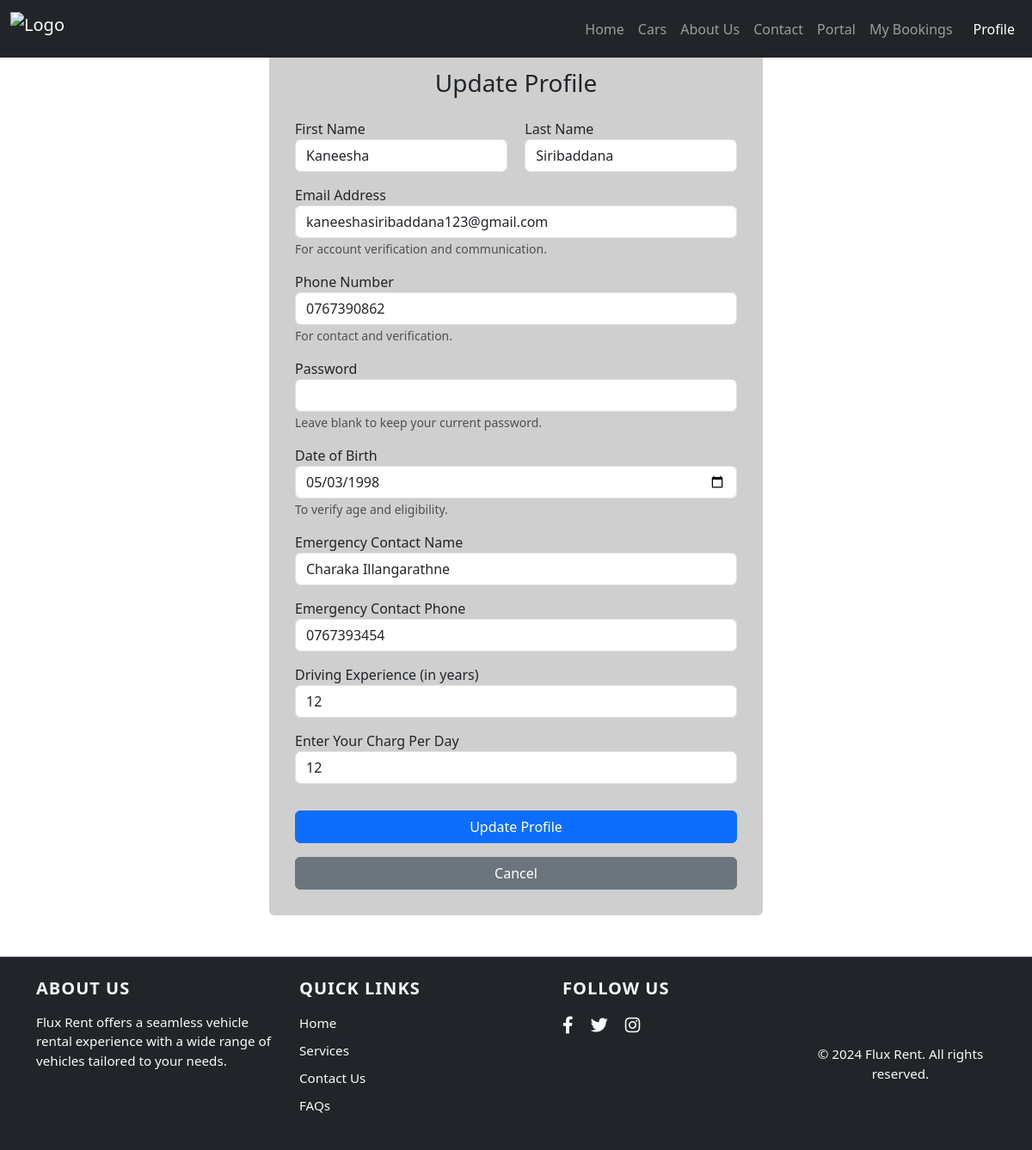
The app's page /update-profile.php (signed in) with its own data.
### tables this page shows
CREATE TABLE `vehicle_drivers` (
  `id` int(11) NOT NULL,
  `first_name` varchar(50) NOT NULL,
  `last_name` varchar(50) NOT NULL,
  `email` varchar(100) NOT NULL,
  `phone` varchar(15) NOT NULL,
  `password` varchar(255) NOT NULL,
  `dob` date NOT NULL,
  `emergency_contact_name` varchar(100) NOT NULL,
  `emergency_contact_phone` varchar(15) NOT NULL,
  `driving_experience` int(11) NOT NULL,
  `charg_per_day` int(50) NOT NULL,
  `created_at` timestamp NULL DEFAULT current_timestamp()
);

### models/VehicleDriver.php (called while the page is built, shortened)
<?php
require_once 'config.php';
class VehicleDriver
{
    public static function getProfile($driverId)
    {
        $query = "SELECT first_name, last_name, email, phone, dob, emergency_contact_name, emergency_contact_phone, driving_experience
                  FROM vehicle_drivers WHERE id = '".$driverId."'";
        $result = Database::search($query);
        if ($result && $result->num_rows > 0) {
            return $result->fetch_assoc();
        }
        return null;
    }
}
?>

### models/config.php (called while the page is built, shortened)
<?php
class Database
{
    public static $connection;
    public static function setUpConnection()
    {
        if (!isset(self::$connection)) {
            self::$connection = new mysqli("localhost", "root", "", "fluxrent");
        }
    }
    public static function search($q)
    {
        $result = self::$connection->query($q);
        return $result;
    }
}

### update-profile.php (the view, shortened to what this page needs)
<?php
require_once 'models/config.php';
require_once 'models/VehicleDriver.php';
$userId = $_SESSION['user_id'];
$role = $_SESSION['role'];
$userData = null;
switch ($role) {
    case 'driver':
        $userData = VehicleDriver::getProfile($userId);
        break;
}
?>
<!DOCTYPE html>
<html lang="en">
<head>
    <link href="https://cdn.jsdelivr.net/npm/bootstrap@5.3.0/dist/css/bootstrap.min.css" rel="stylesheet">
    <link href="https://cdnjs.cloudflare.com/ajax/libs/font-awesome/6.0.0-beta3/css/all.min.css" rel="stylesheet">
</head>
<body>
    <?php include 'header.php'; ?>
    <div class="container">
        <div class="card">
            <div class="card-body">
                <h3 class="text-center mb-4">Update Profile</h3>
                <form id="updateProfileForm" onsubmit="return validateForm();" action="controllers/update_profile_process.php" method="POST">
                    <div class="form-row">
                        <div class="form-group">
                            <label for="firstName">First Name</label>
                            <input type="text" class="form-control" id="firstName" name="firstName" value="<?php echo $userData['first_name']; ?>" required>
                        </div>
                        <div class="form-group">
                            <label for="lastName">Last Name</label>
                            <input type="text" class="form-control" id="lastName" name="lastName" value="<?php echo $userData['last_name']; ?>" required>
                        </div>
                    </div>
                    <div class="form-group">
                        <label for="email">Email Address</label>
                        <input type="email" class="form-control" id="email" name="email" value="<?php echo $userData['email']; ?>" required>
                        <small class="form-text">For account verification and communication.</small>
                    </div>
                    <div class="form-group">
                        <label for="phone">Phone Number</label>
                        <input type="tel" class="form-control" id="phone" name="phone" value="<?php echo $userData['phone']; ?>" required>
                        <small class="form-text">For contact and verification.</small>
                    </div>
                    <div class="form-group">
                        <label for="password">Password</label>
                        <input type="password" class="form-control" id="password" name="password">
                        <small class="form-text">Leave blank to keep your current password.</small>
                    </div>
                    <div class="form-group">
                        <label for="dob">Date of Birth</label>
                        <input type="date" class="form-control" id="dob" name="dob" value="<?php echo $userData['dob']; ?>" required>
                        <small class="form-text">To verify age and eligibility.</small>
                    </div>
                    <?php if ($role == 'customer') { ?>
                        <div class="form-group">
                            <label for="preferredContact">Preferred Contact Method</label>
                            <select class="form-control" id="preferredContact" name="preferredContactMethod" required>
                                <option value="email" <?php if ($userData['preferred_contact_method'] == 'email') echo 'selected'; ?>>Email</option>
                                <option value="phone" <?php if ($userData['preferred_contact_method'] == 'phone') echo 'selected'; ?>>Phone</option>
                            </select>
                        </div>
                    <?php } elseif ($role == 'driver') { ?>
                        <div class="form-group">
                            <label for="emergencyContactName">Emergency Contact Name</label>
                            <input type="text" class="form-control" id="emergencyContactName" name="emergencyContactName" value="<?php echo $userData['emergency_contact_name']; ?>" required>
                        </div>
                        <div class="form-group">
                            <label for="emergencyContactPhone">Emergency Contact Phone</label>
                            <input type="tel" class="form-control" id="emergencyContactPhone" name="emergencyContactPhone" value="<?php echo $userData['emergency_contact_phone']; ?>" required>
                        </div>
                        <div class="form-group">
                            <label for="drivingExperience">Driving Experience (in years)</label>
                            <input type="number" class="form-control" id="drivingExperience" name="driving_experience" value="<?php echo $userData['driving_experience']; ?>" required>
                        </div>
                        <div class="form-group">
                            <label for="your day charg">Enter Your Charg Per Day</label>
                            <input type="number" class="form-control" id="yourDayCharg" name="yourDayCharg" value="<?php echo $userData['driving_experience']; ?>" required>
                        </div>
                    <?php } ?>
                    <button type="submit" class="btn btn-primary w-100 mt-3">Update Profile</button>
                </form>
                <a href="dashboard.php" class="btn btn-secondary w-100 mt-3">Cancel</a>
            </div>
        </div>
    </div>
    <?php include 'footer.php'; ?>
</body>
</html>

### update-profile.php (style rules this page uses)
body { background-image: url('images/background.webp'); background-size: cover; background-repeat: no-repeat; background-position: center; color: white; }
.card { background-color: rgba(195, 195, 195, 0.8); border: none; margin-top: 50px; }
.card-body { padding: 30px; }
.container { display: flex; justify-content: center; align-items: center; height: 100%; }
.form-group { margin-bottom: 15px; }
.form-row { display: flex; justify-content: space-between; }
.form-row .form-group { flex: 0 0 48%; }

### records on screen
vehicle_drivers: firstName "Kaneesha", lastName "Siribaddana", email "kaneeshasiribaddana123@gmail.com", phone "0767390862", dob "05/03/1998", emergencyContactName "Charaka Illangarathne", emergencyContactPhone "0767393454", driving_experience "12", yourDayCharg "12"
